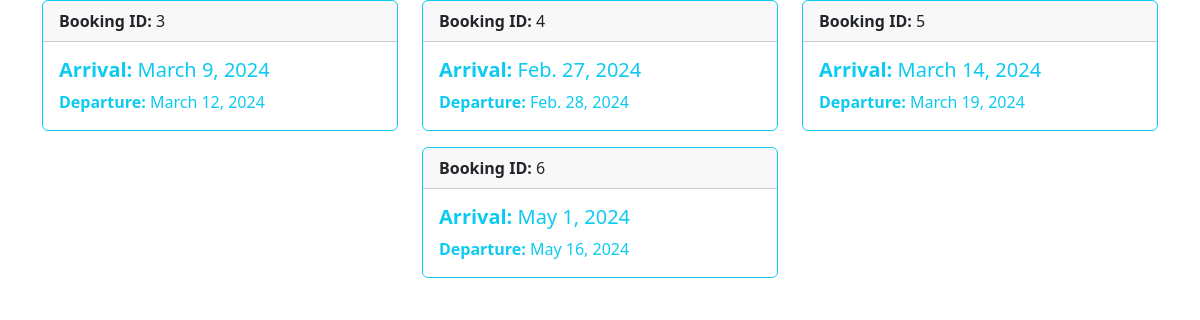
/carlist/ (signed in), run on the app's committed database.
### travelapp/models.py (models this page shows, shortened)
class CarBook(models.Model):
    user = models.ForeignKey(User, on_delete=models.CASCADE)
    car_id = models.ForeignKey(CarView, on_delete=models.CASCADE)
    arrival_date = models.DateField()
    departure_date = models.DateField()
    destination = models.CharField(max_length=50)
    licesence = models.CharField(max_length=100, null=True, blank=True)
    idproof=models.IntegerField()
    deposit=models.IntegerField()

### travelapp/views.py (the view)
# urls.py: path('carlist/',car_list,name='carlist'),
def car_list(request):
    car_bookings = CarBook.objects.filter(user=request.user)
    context = {'car_bookings': car_bookings}
    return render(request, 'Car_list.html', context)

### travelapp/templates/Car_list.html (shortened to what this page needs)
<!DOCTYPE html>
<html lang="en">
<head>
  <link href="https://cdn.jsdelivr.net/npm/bootstrap@5.3.2/dist/css/bootstrap.min.css" rel="stylesheet">
</head>
<body>
  <div class="container">
    <div class="row justify-content-center">
      {% for booking in car_bookings %}
      <div class="col-md-4 mb-3">
        <div class="card border-info">
          <div class="card-header"> <strong>Booking ID:</strong> {{ booking.id }} </div>
          <div class="card-body text-info">
            <h5 class="card-title"><strong>Arrival:</strong> {{ booking.arrival_date }}</h5>
            <p class="card-text"><strong>Departure:</strong> {{ booking.departure_date }}</p>
          </div>
        </div>
      </div>
      {% empty %}
      <div class="col">
        <p>No car bookings found.</p>
      </div>
      {% endfor %}
    </div>
  </div>
</body>
</html>

### data on the page
CarBook: id "3", arrival_date "March 9, 2024", departure_date "March 12, 2024"
CarBook: id "4", arrival_date "Feb. 27, 2024", departure_date "Feb. 28, 2024"
CarBook: id "5", arrival_date "March 14, 2024", departure_date "March 19, 2024"
CarBook: id "6", arrival_date "May 1, 2024", departure_date "May 16, 2024"
